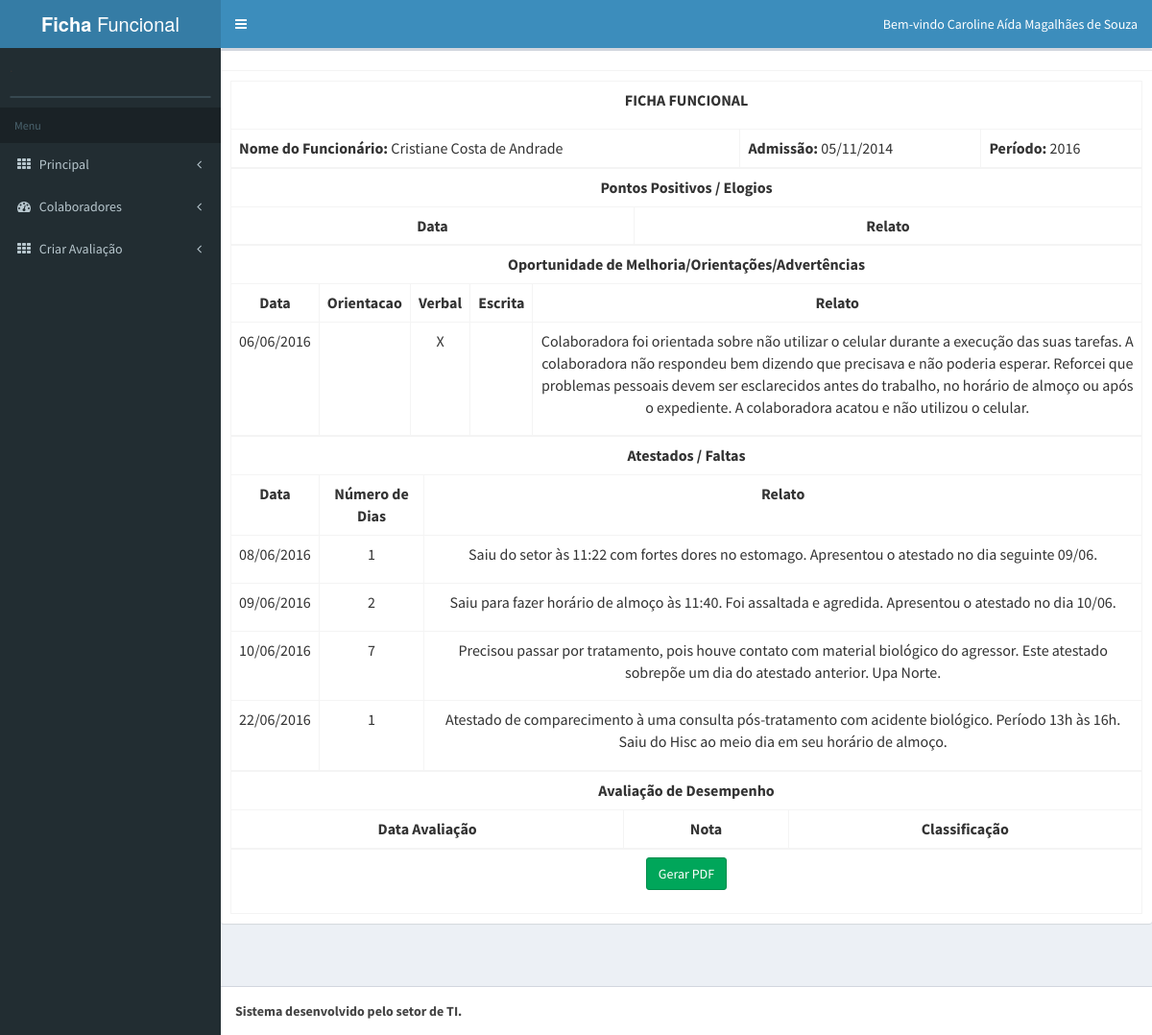
/ficha/visualiza_ficha.php?id=59 (signed in), run on the app's committed database.
### tables this page shows
CREATE TABLE IF NOT EXISTS `tbl_colaborador` (
  `idColaborador` int(11) NOT NULL AUTO_INCREMENT,
  `Nome` varchar(140) NOT NULL,
  `Data_Admissao` date NOT NULL,
  `Data_Demissao` date DEFAULT NULL,
  `tbl_Usuario_id_Usuario` int(11) NOT NULL,
  `tbl_setor_idSetor` int(11) DEFAULT NULL,
  PRIMARY KEY (`idColaborador`)
);

CREATE TABLE IF NOT EXISTS `tbl_ficha` (
  `id_Ficha` int(11) NOT NULL AUTO_INCREMENT,
  `Periodo` int(11) NOT NULL,
  `tbl_Colaborador_idColaborador` int(11) NOT NULL,
  `tbl_Usuario_id_Usuario` int(11) NOT NULL,
  `status` char(2) DEFAULT NULL,
  PRIMARY KEY (`id_Ficha`),
  KEY `fk_tbl_Ficha_tbl_Colaborador1_idx` (`tbl_Colaborador_idColaborador`),
  KEY `fk_tbl_Ficha_tbl_Usuario1_idx` (`tbl_Usuario_id_Usuario`)
);

CREATE TABLE IF NOT EXISTS `tbl_adv` (
  `id_adv` int(11) NOT NULL AUTO_INCREMENT,
  `Data_adv` date NOT NULL,
  `Relato` varchar(1000) NOT NULL,
  `tbl_tipoadv_idl_tipoadv` int(11) NOT NULL,
  `tbl_Ficha_id_Ficha` int(11) NOT NULL,
  PRIMARY KEY (`id_adv`),
  KEY `fk_tbl_adv_tbl_tipoadv1_idx` (`tbl_tipoadv_idl_tipoadv`),
  KEY `fk_tbl_adv_tbl_Ficha1_idx` (`tbl_Ficha_id_Ficha`)
);

CREATE TABLE IF NOT EXISTS `tbl_atestado` (
  `id_Atestado` int(11) NOT NULL AUTO_INCREMENT,
  `Data` date NOT NULL,
  `Dias` int(11) NOT NULL,
  `Relato` varchar(400) NOT NULL,
  `tbl_Ficha_id_Ficha` int(11) NOT NULL,
  PRIMARY KEY (`id_Atestado`),
  KEY `fk_tbl_Atestado_tbl_Ficha1_idx` (`tbl_Ficha_id_Ficha`)
);

### ficha/visualiza_ficha.php (the view, shortened to what this page needs)
<?php session_start();
require_once("menu.php");
include("connect.php");
$sql ="SELECT * FROM tbl_Ficha WHERE id_Ficha =".$_GET['id'];
$result = mysqli_query($conn,$sql);
while($row = mysqli_fetch_assoc($result))
{   $ficha = $row['id_Ficha'];
    $colaborador = $row['tbl_Colaborador_idColaborador'];
    $periodo = $row['Periodo'];
}
$sql = "SELECT * FROM tbl_colaborador WHERE idColaborador=".$colaborador;
$result = mysqli_query($conn,$sql);
while($row = mysqli_fetch_assoc($result))
{
    $nome = $row['Nome'];
    $data = explode("-",$row['Data_Admissao']);
    $admissao = $data[2]."/".$data[1]."/".$data[0];
}
?>
<!DOCTYPE html>
<html>
  <head>
    <link rel="stylesheet" href="bootstrap/css/bootstrap.min.css">
    <link rel="stylesheet" href="https://maxcdn.bootstrapcdn.com/font-awesome/4.4.0/css/font-awesome.min.css">
    <link rel="stylesheet" href="https://code.ionicframework.com/ionicons/2.0.1/css/ionicons.min.css">
    <link rel="stylesheet" href="dist/css/AdminLTE.min.css">
    <link rel="stylesheet" href="dist/css/skins/_all-skins.min.css">
    <link rel="stylesheet" href="plugins/iCheck/flat/blue.css">
    <link rel="stylesheet" href="plugins/morris/morris.css">
    <link rel="stylesheet" href="plugins/jvectormap/jquery-jvectormap-1.2.2.css">
    <link rel="stylesheet" href="plugins/datepicker/datepicker3.css">
    <link rel="stylesheet" href="plugins/daterangepicker/daterangepicker-bs3.css">
    <link rel="stylesheet" href="plugins/bootstrap-wysihtml5/bootstrap3-wysihtml5.min.css">
  </head>
  <body class="hold-transition skin-blue sidebar-mini">
    <div class="wrapper">
      <div class="content-wrapper">
                     <div class="box">
                <div class="box-header with-border">
                </div>
                <div class="box-body">
                    <table class="table table-bordered">
                        <th colspan="3"><p align='center'>FICHA FUNCIONAL</p></th>
                        <tr><td><b>Nome do Funcionário:</b> <?php echo $nome; ?></td><td><b>Admissão:</b> <?php echo $admissao;?></td><td><b>Período:</b> <?php echo $periodo;?></td></tr>
                    </table>
                  <table class="table table-bordered">
                      <tr><th colspan="3"><center>Pontos Positivos / Elogios</center></th></tr>
                      <th><center><b>Data</b></center></th>
                      <th><center><b>Relato</b></center></th>
                  </table>
                    <table class="table table-bordered">
                        <tr><th colspan="5"><center>Oportunidade de Melhoria/Orientações/Advertências</center></th></tr>
                        <th><center><b>Data</b></center></th><th><center><b>Orientacao</b></center></th><th><center><b>Verbal</b></center></th><th><center><b>Escrita</b></center></th><th><center><b>Relato</b></center></th>
                        <?php
                        $sql = "SELECT * FROM tbl_adv WHERE tbl_Ficha_id_Ficha = ".$ficha;
                        $result = mysqli_query($conn,$sql);
                        while($row = mysqli_fetch_assoc($result))
                        {
                            $array = explode("-",$row['Data_adv']);
                            $data = $array[2]."/".$array[1]."/".$array[0];
                            if($row['tbl_tipoadv_idl_tipoadv'] == 1)
                            {
                              echo "<tr><td><center>".$data."</center></td><td></td><td><center>X</center></td><td></td><td><center>".$row['Relato']."</center></td></tr>";
                            }
                        }
                        ?>
                    </table>
                    <table class="table table-bordered">
                        <tr><th colspan="3"><center>Atestados / Faltas</center></th></tr>
                        <th><center><b>Data</b></center></th><th><center><b>Número de Dias</b></center></th><th><center><b>Relato</b></center></th>
                        <?php
                        $sql = "SELECT * FROM tbl_atestado WHERE tbl_Ficha_id_Ficha = ".$ficha;
                        $result = mysqli_query($conn,$sql);
                        while($row = mysqli_fetch_assoc($result))
                        {
                            $array = explode("-",$row['Data']);
                            $data = $array[2]."/".$array[1]."/".$array[0];
                            echo "<tr><td><center>".$data."</center></td><td><center>".$row['Dias']."</center></td><td><center>".$row['Relato']."</center></td></tr>";
                        }
                        ?>
                    </table>
                    <table class="table table-bordered">
                        <tr><th colspan="3"><center>Avaliação de Desempenho</center></th></tr>
                        <th><center><b>Data Avaliação</b></center></th><th><center><b>Nota</b></center></th><th><center><b>Classificação</b></center></th>
                    </table>
                    <table class="table table-bordered">
                        <tr><td colspan="3"><center><form action="pdf.php"><button type="submit" class="btn btn-success">Gerar PDF</button></form></center></td></tr>
                    </table>
                </div>
              </div>
      </div>
      <footer class="main-footer">
        <strong>Sistema desenvolvido pelo setor de TI.</strong>
      </footer>
    </div>
  </body>
</html>

### ficha/menu.php (shortened to what this page needs)
<?php session_start();
if($_SESSION['Tipo'] != 'A')
{
    $hi = "none";
}
else
{
    $hi = "block";
}
?>
<head>
</head>
   <header class="main-header">
        <a href="principal.php" class="logo">
          <span class="logo-lg"><b>Ficha</b> Funcional</span>
        </a>
        <nav class="navbar navbar-static-top" role="navigation">
          <a href="#" class="sidebar-toggle" data-toggle="offcanvas" role="button">
          </a>
          <div class="navbar-custom-menu">
            <ul class="nav navbar-nav">
              <li class="dropdown user user-menu">
                <a href="#" class="dropdown-toggle" data-toggle="dropdown">
                  <span class="hidden-xs"><?php echo "Bem-vindo ".$_SESSION['Nome'];?></span>
                </a>
              </li>
            </ul>
          </div>
        </nav>
      </header>
<aside class="main-sidebar">
        <section class="sidebar">
          <div class="user-panel">
            <div class="pull-left image">
            </div>
            <div class="pull-left info">
            </div>
          </div>
          <form action="#" method="get" class="sidebar-form">
          </form>
          <ul class="sidebar-menu">
            <li class="header">Menu</li>
               <li>
              <a href="principal.php">
                <i class="fa fa-th"></i> <span>Principal</span> <i class="fa fa-angle-left pull-right"></i>
              </a>
              </li>
              <li  class="treeview"  >
              <a href="#">
                <i class="fa fa-dashboard"></i> <span>Colaboradores</span> <i class="fa fa-angle-left pull-right"></i>
              </a>
            </li>
              <li style=display:<?php echo $hi; ?> class="treeview">
              <li>
              <a href="cad_ficha.php">
                <i class="fa fa-th"></i> <span>Criar Avaliação</span> <i class="fa fa-angle-left pull-right"></i>
              </a>
              </li>
          </ul>
        </section>
      </aside>

### data on the page
tbl_colaborador: Nome "Cristiane Costa de Andrade", Data_Admissao "05/11/2014"
tbl_ficha: Periodo "2016"
tbl_adv: Data_adv "06/06/2016", Relato "Colaboradora foi orientada sobre não utilizar o celular durante a execução das suas tarefas. A colaboradora não respondeu bem dizendo que precisava e não poderia esperar. Reforcei que problemas pessoais devem ser esclarecidos antes do trabalho, no horário de almoço ou após o expediente. A colaboradora acatou e não utilizou o celular."
tbl_atestado: Data "08/06/2016", Dias "1", Relato "Saiu do setor às 11:22 com fortes dores no estomago. Apresentou o atestado no dia seguinte 09/06."
tbl_atestado: Data "09/06/2016", Dias "2", Relato "Saiu para fazer horário de almoço às 11:40. Foi assaltada e agredida. Apresentou o atestado no dia 10/06."
tbl_atestado: Data "10/06/2016", Dias "7", Relato "Precisou passar por tratamento, pois houve contato com material biológico do agressor. Este atestado sobrepõe um dia do atestado anterior. Upa Norte."
tbl_atestado: Data "22/06/2016", Dias "1", Relato "Atestado de comparecimento à uma consulta pós-tratamento com acidente biológico. Período 13h às 16h. Saiu do Hisc ao meio dia em seu horário de almoço."

### other printed values
$_SESSION['Nome'] "Caroline Aída Magalhães de Souza"
